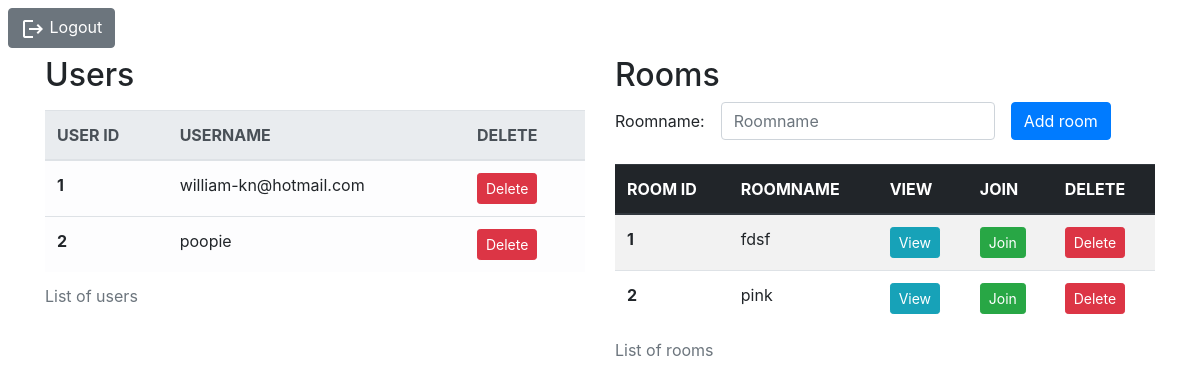
Page /goback on the earlier database version.
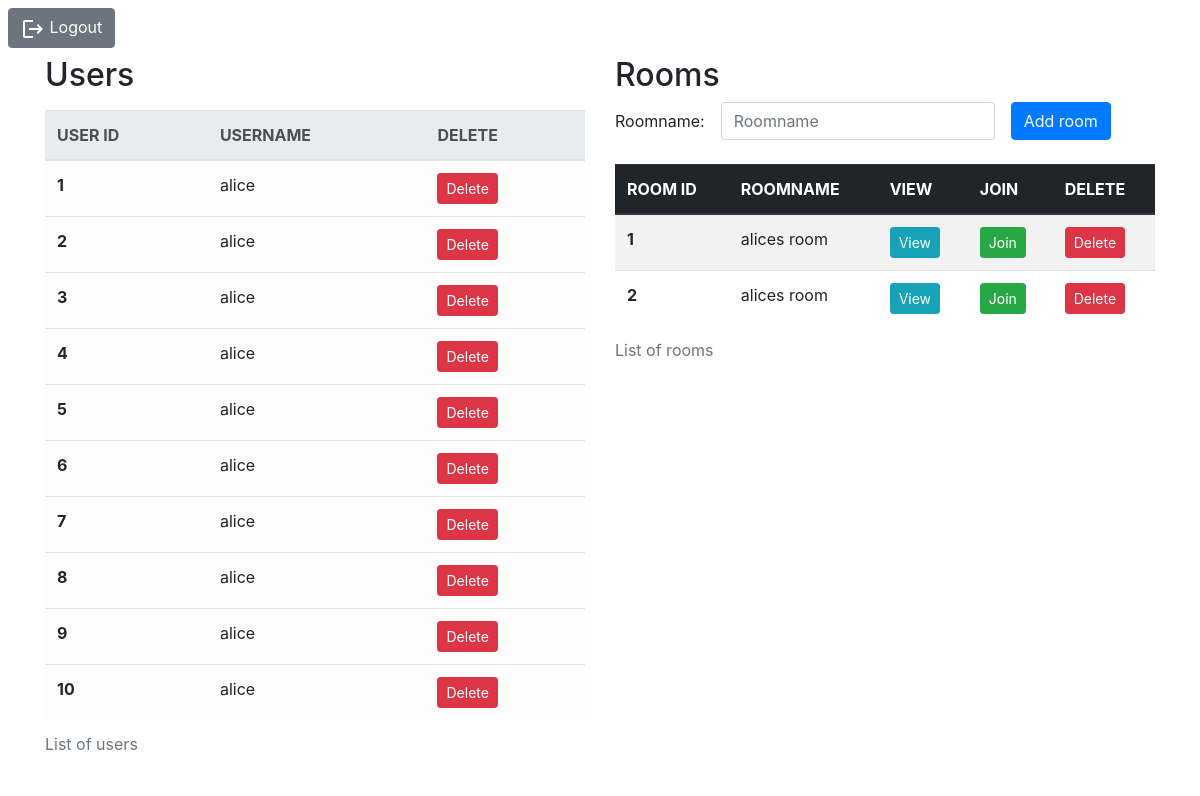
Same page on the later database version.
### app.py (models this page shows, shortened)
class UserModel(db.Model):
    user_id = db.Column(db.Integer, primary_key=True)
    username = db.Column(db.String(30), nullable=False)

class RoomModel(db.Model):
    room_id = db.Column(db.Integer, primary_key=True)
    roomname = db.Column(db.String(30), nullable=False)

### app.py (the view)
@app.route("/goback", methods=['GET', 'POST'])
def goBack():
    return render_template('index.html', uservalues=UserModel.query.all(), roomvalues=RoomModel.query.all())

### templates/index.html (shortened to what this page needs)
<!DOCTYPE html>
<html lang="en">
<head>
    <link rel="stylesheet" href="https://maxcdn.bootstrapcdn.com/bootstrap/4.0.0/css/bootstrap.min.css"
>
</head>
<body>
    <form action="/">
        <button class="btn btn-secondary m-2" type="submit">
            <img src="{{url_for('static', filename='baseline_logout_white_24dp.png')}}" alt="Logout PNG" />
            Logout
        </button>
    </form>
    <div class="container">
        <div class="row mb-4">
            <div class="col-sm">
                <h2>
                    Users
                </h2>
                <table class="table table-light mt-3">
                    <caption>List of users</caption>
                    <thead class="thead-light">
                        <tr>
                            <th scope="col">USER ID</th>
                            <th scope="col">USERNAME</th>
                            <th scope="col">DELETE</th>
                        </tr>
                    </thead>
                    <tbody>
                        {% for item in uservalues %}
                        <tr>
                            <th scope="row">{{item.user_id}}</th>
                            <td>{{item.username}}</td>
                            <td>
                                <form action="/api/user/{{item.user_id}}">
                                    <button class="btn btn-danger btn-sm" type="submit">Delete</button>
                                </form>
                            </td>
                        </tr>
                        {% endfor %}
                    </tbody>
                </table>
            </div>
            <div class="col-sm">
                <h2>
                    Rooms
                </h2>
                <form action="/api/rooms" method="POST" class="form-inline">
                    <div class="form-group mb-2"><span>Roomname:</span></div>
                    <div class="form-group mx-sm-3 mb-2">
                        <input type="text" class="form-control" name="roomname" id="roomname" placeholder="Roomname">
                    </div>
                    <button class="btn btn-primary mb-2" type="submit">Add room</button>
                </form>
                <table class="table table-striped mt-3">
                    <caption>List of rooms</caption>
                    <thead class="thead-dark">
                        <tr>
                            <th scope="col">ROOM ID</th>
                            <th scope="col">ROOMNAME</th>
                            <th scope="col">VIEW</th>
                            <th scope="col">JOIN</th>
                            <th scope="col">DELETE</th>
                        </tr>
                    </thead>
                    <tbody>
                        {% for item in roomvalues %}
                        <tr>
                            <th scope="row">{{item.room_id}}</th>
                            <td>{{item.roomname}}</td>
                            <td>
                                <form action="/api/room/{{item.room_id}}">
                                    <button class="btn btn-info btn-sm" type="submit">View</button>
                                </form>
                            </td>
                            <td>
                                <form action="/api/room/{{item.room_id}}/users">
                                    <button class="btn btn-success btn-sm" type="submit">Join</button>
                                </form>
                            </td>
                            <td>
                                <form action="/api/roomdelete/{{item.room_id}}">
                                    <button class="btn btn-danger btn-sm" type="submit">Delete</button>
                                </form>
                            </td>
                        </tr>
                        {% endfor %}
                    </tbody>
                </table>
            </div>
        </div>
    </div>
</body>
</html>

Differences in the rows shown:
changed UserModel id 1: username "william-kn@hotmail.com" → "alice"
changed UserModel id 2: username "poopie" → "alice"
added UserModel: user_id "3", username "alice"
added UserModel: user_id "4", username "alice"
added UserModel: user_id "5", username "alice"
added UserModel: user_id "6", username "alice"
added UserModel: user_id "7", username "alice"
added UserModel: user_id "8", username "alice"
added UserModel: user_id "9", username "alice"
added UserModel: user_id "10", username "alice"
changed RoomModel id 1: roomname "fdsf" → "alices room"
changed RoomModel id 2: roomname "pink" → "alices room"
